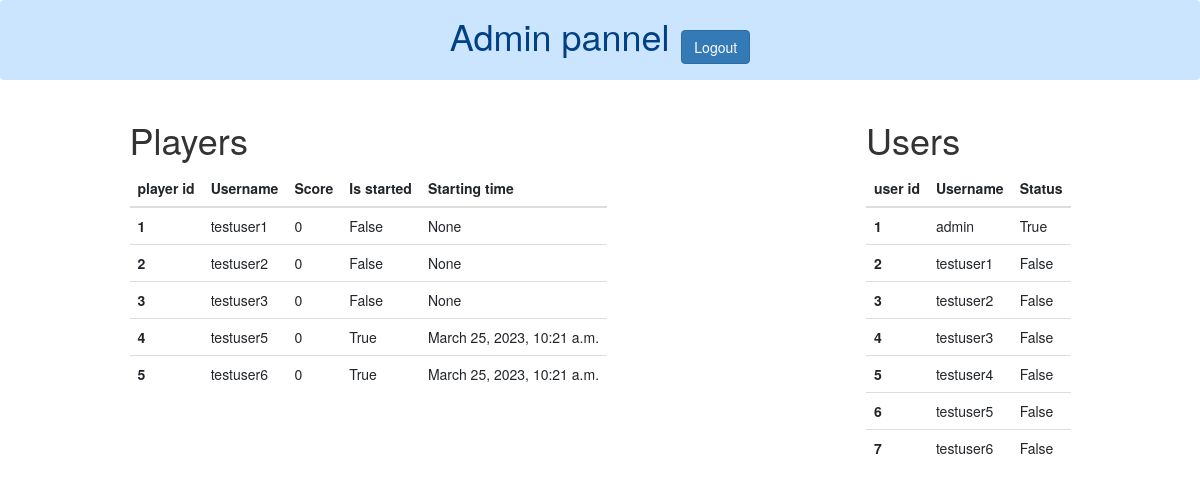
The page /settingwale/ (signed in) on the database as committed earlier.
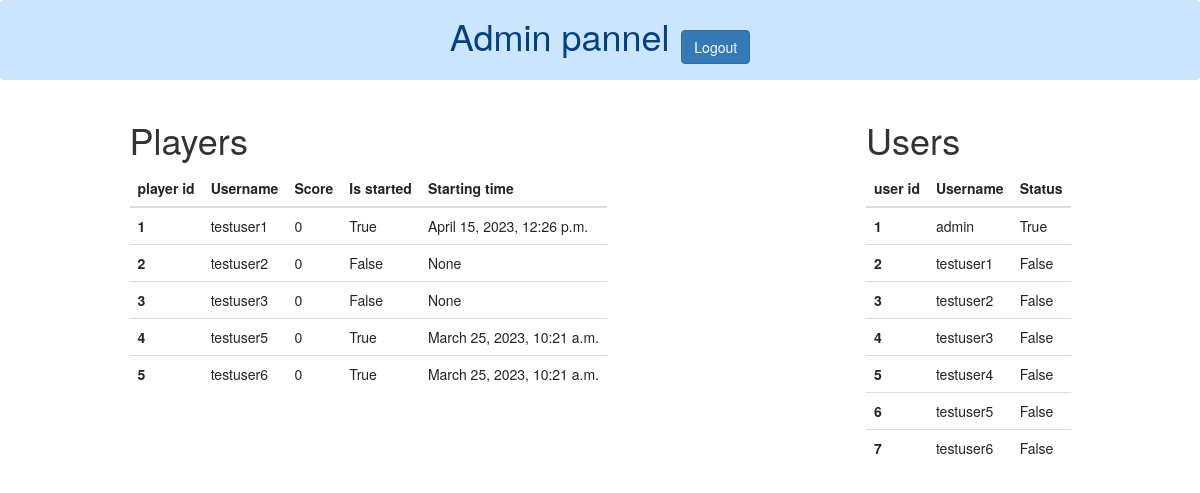
The same page on the database as committed later.
### app1/models.py (models this page shows, shortened)
class Player(models.Model):
    user = models.OneToOneField(User,on_delete=models.CASCADE)
    p_login_number= models.IntegerField(default=0)
    p_score = models.IntegerField(default=0)
    p_is_started = models.BooleanField(default=False)
    p_is_loged_in = models.BooleanField(default=False)
    p_start_time = models.DateTimeField(null=True,blank=True)
    p_is_junior = models.BooleanField(default=True)

### app1/decorators.py (the view)
    def wrap(request,*args, **kwargs):
        if request.user.is_superuser:
            return func(request,*args, **kwargs)
        else:
            return HttpResponse("<h1>403 Forbidden</h1>")

### app1/views.py (called while the page is built)
@only_superuser
@login_required(login_url='login')
def settingwale(request):
    context={}
    players = Player.objects.all()
    users = User.objects.all()
    context["players"]=players
    context["users"]=users
    return render(request,"app1/settingwale.html",context)

### app1/templates/app1/settingwale.html (shortened to what this page needs)
<!DOCTYPE html>
<html lang="en">
<head>
    <link rel="stylesheet" href="https://cdn.jsdelivr.net/npm/bootstrap@4.4.1/dist/css/bootstrap.min.css">
    <link rel="stylesheet" href="https://maxcdn.bootstrapcdn.com/bootstrap/3.4.1/css/bootstrap.min.css">
</head>
<body>
    <div class="alert alert-primary  text-center " role="alert">
        <h1 class="d-inline">Admin pannel</h1> &nbsp; <a href="/logout"><button class="btn btn-primary">Logout</button></a>
      </div>
    <div class="d-flex justify-content-around">
        <div>
        <h1>Players</h1>
    <table class="table table-hover">
        <thead>
          <tr>
            <th scope="col">player id</th>
            <th scope="col">Username</th>
            <th scope="col">Score</th>
            <th scope="col">Is started</th>
            <th scope="col">Starting time</th>
          </tr>
        </thead>
        <tbody>
            {% for player in players %}
          <tr>
            <th scope="row">{{player.id}}</th>
            <td>{{player.user}}</td>
            <td>{{player.p_score}}</td>
            <td>{{player.p_is_started}}</td>
            <td>{{player.p_start_time}}</td>
          </tr>
          {% endfor %}
        </tbody>
    </table>
    </div>
    <div>
        <h1>Users</h1>
    <table class="table table-hover">
        <thead>
          <tr>
            <th scope="col">user id</th>
            <th scope="col">Username</th>
            <th scope="col">Status</th>
          </tr>
        </thead>
        <tbody>
            {% for user in users %}
          <tr>
            <th scope="row">{{user.id}}</th>
            <td>{{user.username}}</td>
            <td>{{user.is_superuser }}</td>
          </tr>
          {% endfor %}
        </tbody>
    </table>
    </div>
    </div>
</body>
</html>

Rows that differ between the two databases and show on the page:
changed Player "testuser1": p_is_started "False" → "True"; p_start_time "None" → "April 15, 2023, 12:26 p.m."
